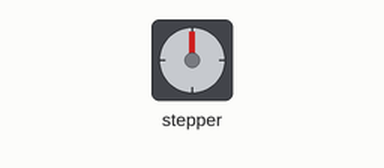
Recording of a sketch running on a simulated Arduino Uno, built with avr-gcc and run on an emulated ATmega328P. Shown: stepper motor. Wiring (inferred from the names in the program): stepper motor driver (200 steps per turn assumed): step pin 3; direction pin 4.

Above: at 0.05 s.
At 0.5 s:
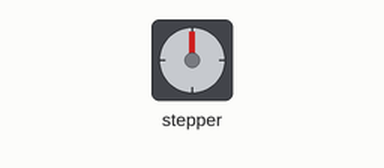
At 0.85 s:
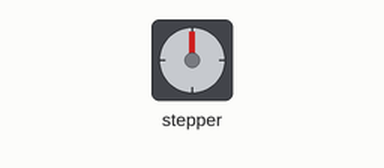
At 1.7 s:
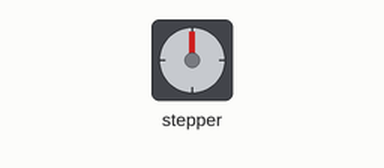
Timing chart, 0 to 3.9 s (numbered marks = the images above):
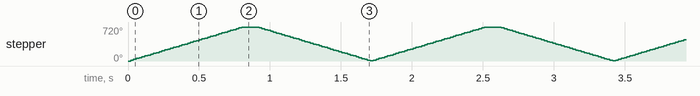

The sketch:

test_av_A4988.ino
```cpp
/*     Simple Stepper Motor Control Exaple Code
 *
 *  by Dejan Nedelkovski, www.HowToMechatronics.com
 *
 */
// defines pins numbers
const int stepPin = 3;
const int dirPin = 4;

void setup() {
  // Sets the two pins as Outputs
  pinMode(stepPin,OUTPUT);
  pinMode(dirPin,OUTPUT);

}
void loop() {
  digitalWrite(dirPin,HIGH); // Enables the motor to move in a particular direction
  // Makes 200 pulses for making one full cycle rotation
  for(int x = 0; x < 400; x++) {
    digitalWrite(stepPin,HIGH);
    delayMicroseconds(1000);
    digitalWrite(stepPin,LOW);
    delayMicroseconds(1000);
  }

  delay(100);
  digitalWrite(dirPin, LOW);
  for(int x = 0; x < 400; x++) {
    digitalWrite(stepPin,HIGH);
    delayMicroseconds(1000);
    digitalWrite(stepPin,LOW);
    delayMicroseconds(1000);
  }


  //delay(100); // One second delay
  /*
  digitalWrite(dirPin,LOW); //Changes the rotations direction
  // Makes 400 pulses for making two full cycle rotation
  for(int x = 0; x < 400; x++) {
    digitalWrite(stepPin,HIGH);
    delayMicroseconds(500);
    digitalWrite(stepPin,LOW);
    delayMicroseconds(500);
  }
  delay(1000);
  */
}
```

Measured:
- by itself, stepper: turns 720° clockwise in 0.78 s, then 719° counter-clockwise in 0.80 s, repeating every 1.7 s
